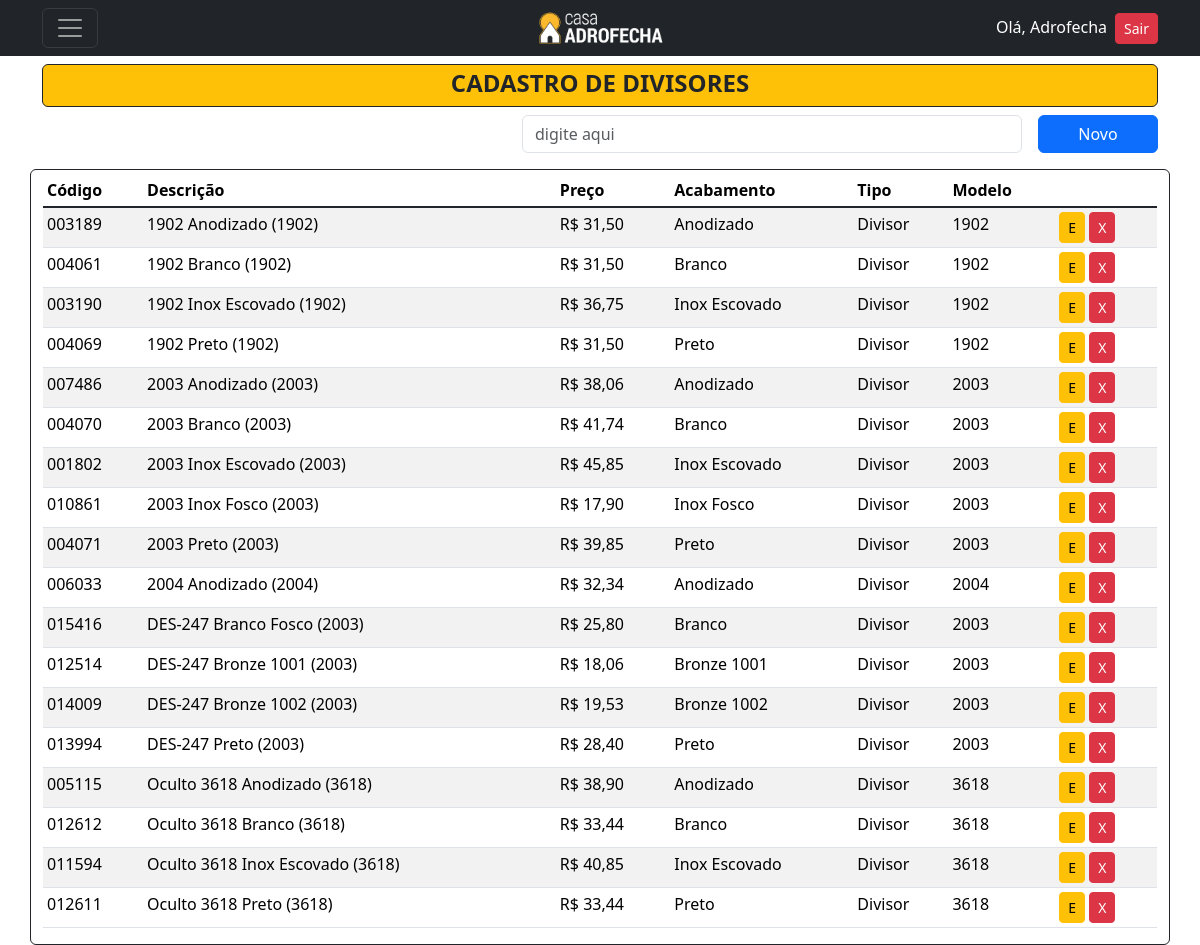
/listar/divisor/ (signed in), run on an earlier commit of the app's database.
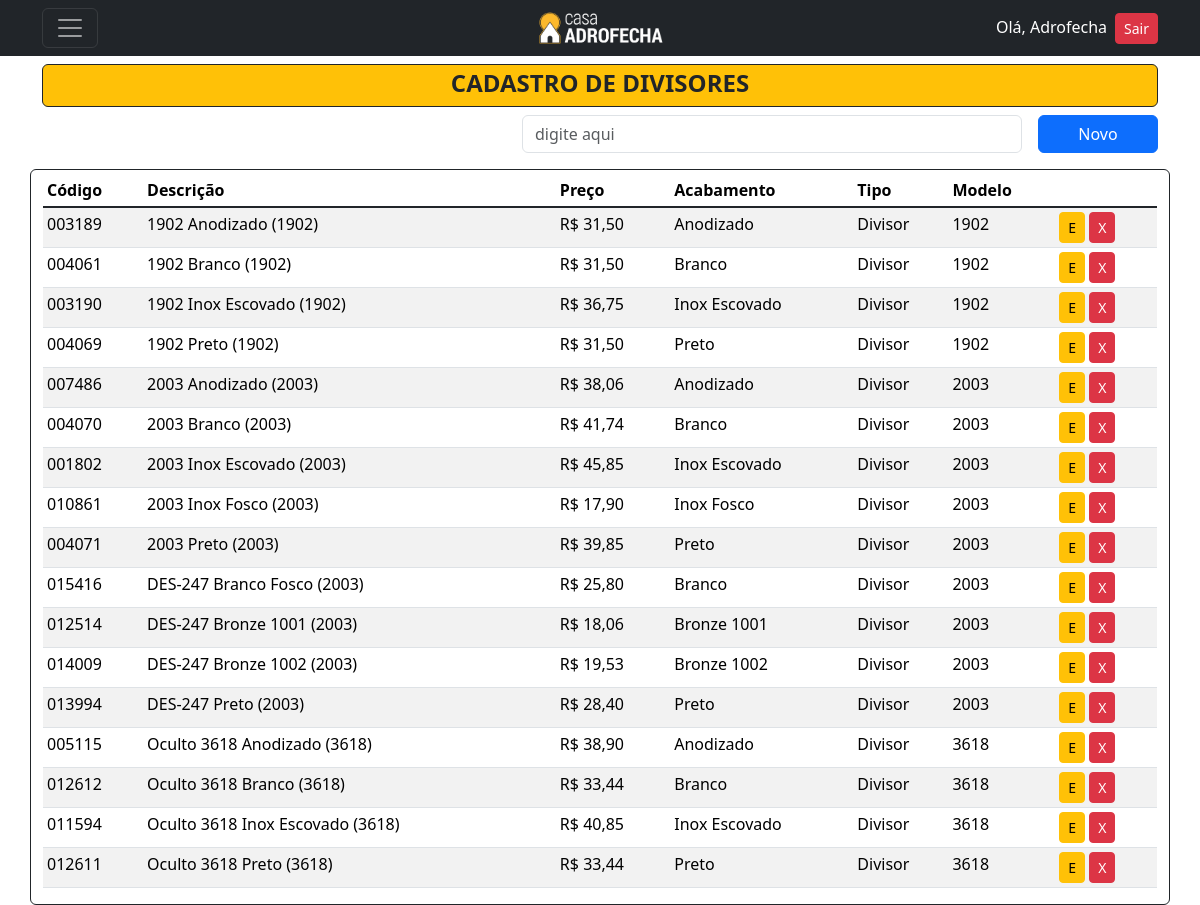
And on a later commit of the database.
### cadastros/models.py (models this page shows, shortened)
class ItemBase(models.Model):
    codigo = models.CharField(max_length=6, verbose_name="Código", unique=True)
    descricao = models.CharField(max_length=150, verbose_name="Descrição")
    preco = models.DecimalField(decimal_places=2, max_digits=5, verbose_name="Preço")
    acabamento = models.ForeignKey('Acabamento', on_delete=models.PROTECT)
    tipo = models.ForeignKey('Tipo', on_delete=models.PROTECT)
    class Meta:
        abstract = True

class Divisor(ItemBase):
    modelo = models.ForeignKey(ModeloDivisor, on_delete=models.PROTECT)
    tipodivisor = models.CharField(choices=TIPODIVISOR, max_length=50, verbose_name="Tipo Divisor")
    espdivisor = models.DecimalField(decimal_places=2, max_digits=5, verbose_name="Espessura Divisor")
    class Meta:
        verbose_name = 'Perfil Divisor'
        verbose_name_plural = 'Perfis Divisores'
        ordering = ["descricao"]

class Acabamento(models.Model):
    acabamento = models.CharField(max_length=50, unique=True)
    codigo_rgb = models.CharField(max_length=15, verbose_name="Código RGB",)
    class Meta:
        verbose_name = 'Acabamento'
        verbose_name_plural = 'Acabamentos'
        ordering = ["acabamento"]
    def __str__(self):
        return self.acabamento

class Tipo(models.Model):
    tipo = models.CharField(max_length=30, unique=True)
    class Meta:
        ordering = ["tipo"]
    def __str__(self):
        return self.tipo

class BaseModelo(models.Model):
    modelo = models.CharField(max_length=10, unique=True)
    class Meta:
        abstract = True
    def __str__(self):
        return self.modelo

class ModeloDivisor(BaseModelo):
    class Meta:
        verbose_name = 'Modelo Divisor'
        verbose_name_plural = 'Modelo Divisores'
        ordering = ["modelo"]

### cadastros/views.py (the view)
# urls.py: path('listar/divisor/', DivisorList.as_view(), name='listar-divisor'),
class DivisorList(LoginRequiredMixin,PermissionRequiredMixin, ListView):
    model = Divisor
    template_name = 'cadastros/listas/Divisor.html'
    permission_required = 'cadastros.view_divisor'

### cadastros/templates/cadastros/listas/Divisor.html (shortened to what this page needs)
{% extends 'base.html' %}
{% block content %}
<header class="mt-5">
  <div>
      <div class="bg-warning rounded text-dark border border-dark pt-1 d-flex align-items-center justify-content-center">
        <h4><strong>CADASTRO DE DIVISORES</strong></h4>
      </div>
      <div class="mt-2 d-flex align-items-center justify-content-end">
          <input type="email" class="form-control me-3" style="width: 500px;" id="exampleFormControlInput1" placeholder="digite aqui">
          <a href="{% url 'cadastrar-divisor' %}" style="width: 120px;" class="btn btn-primary bg-primary">Novo</a>
      </div>
  </div>
</header>
<div class="mt-3">
  <div class="row">
      <div class="border border-dark rounded container">
          <table class="mt-1 table table-sm table-striped">
            <thead>
              <tr>
                <th scope="col ">Código</th>
                <th scope="col ">Descrição</th>
                <th scope="col ">Preço</th>
                <th scope="col ">Acabamento</th>
                <th scope="col ">Tipo</th>
                <th scope="col ">Modelo</th>
              </tr>
            </thead>
            <tbody class="table-group-divider ">
                {% for divisor in object_list %}
                <tr>
                    <td>{{ divisor.codigo }}</td>
                    <td>{{ divisor.descricao }}</td>
                    <td>R$ {{ divisor.preco }}</td>
                    <td>{{ divisor.acabamento }}</td>
                    <td>{{ divisor.tipo }}</td>
                    <td>{{ divisor.modelo }}</td>
                    <td>
                        <a href="{% url 'editar-divisor' divisor.pk %}" class="btn btn-warning btn-sm" title="Editar">E</a>
                        <a href="{% url 'excluir-divisor' divisor.pk %}" class="btn btn-danger btn-sm" title="Excluir">X</a>
                    </td>
                </tr>
                {% empty %}
                    <tr>
                        <td colspan="9">Nenhum Divisor cadastrado</td>
                    </tr>
                {% endfor %}
            </tbody>
          </table>
      </div>
  </div>
</div>
{% endblock %}

What changed in the data, as far as the page shows it:
removed Divisor: codigo "006033", descricao "2004 Anodizado (2004)", preco "32,34", acabamento "Anodizado", tipo "Divisor", modelo "2004"
